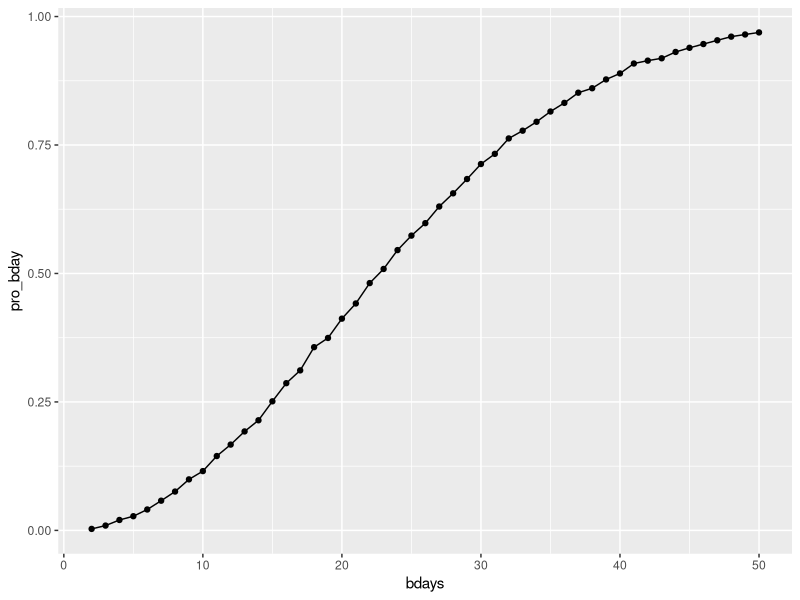

Write R code to recreate this figure. (Note: a time limit stopped this script after it produced the figure.)
## ---- chunk 1
library(tidyverse)
library(broom)
## ---- chunk 2
bdays_df=function(n_room){
  bdays=sample(1:365,n_room,replace = TRUE)
  repeat_bdays=length(unique(bdays))< n_room
  repeat_bdays
}
## ---- chunk 3
bdays_sim=
  expand_grid(
    bdays=2:50,
    iter=1:10000
  )|>
  mutate(result=map_lgl(bdays,bdays_df))|>
  group_by(bdays)|>
  summarise(
    pro_bday=mean(result)
  )
  
  
## ---- chunk 4
bdays_sim|>
  ggplot(aes(x=bdays,y=pro_bday))+
  geom_point()+
  geom_line()
## ---- chunk 5
sim_mean=function(mean){
  x=rnorm(30,mean,5)
  t_result=t.test(x,mu=0)
  tidy(t_result)
}
output=vector("list",5000)
for (i in 1:5000) {
  output[[i]]=sim_mean(0)
}
sim_result=bind_rows(output)
sim_result|>
  select(estimate,p.value)
## ---- chunk 6
mean_df=function(mean){
  output=vector("list",5000)
  for (i in 1:5000) {
    output[[i]]=sim_mean(mean)
  }
  sim_result=bind_rows(output)
  sim_result|>
    select(estimate,p.value)
}
mean_df(1)
mean_df(2)
mean_df(3)
mean_df(4)
mean_df(5)
mean_df(6)

mean_sim_df=function(mean){
  mean_df(mean)|>
  filter(p.value<0.05)|>
  mutate(mean_value=mean)|>
  mutate(prop=n()/5000)|>
  distinct(mean_value,prop)
}

output=vector("list",7)
for (i in 1:7) {
  output[[i]]=mean_sim_df(i-1)
}
mean_sim_result= bind_rows(output)

ggplot(mean_sim_result,aes(x=mean_value,y=prop))+
  geom_point()+
  geom_line()+
  scale_x_continuous(breaks = 0:6, labels = 0:6, minor_breaks = NULL)
